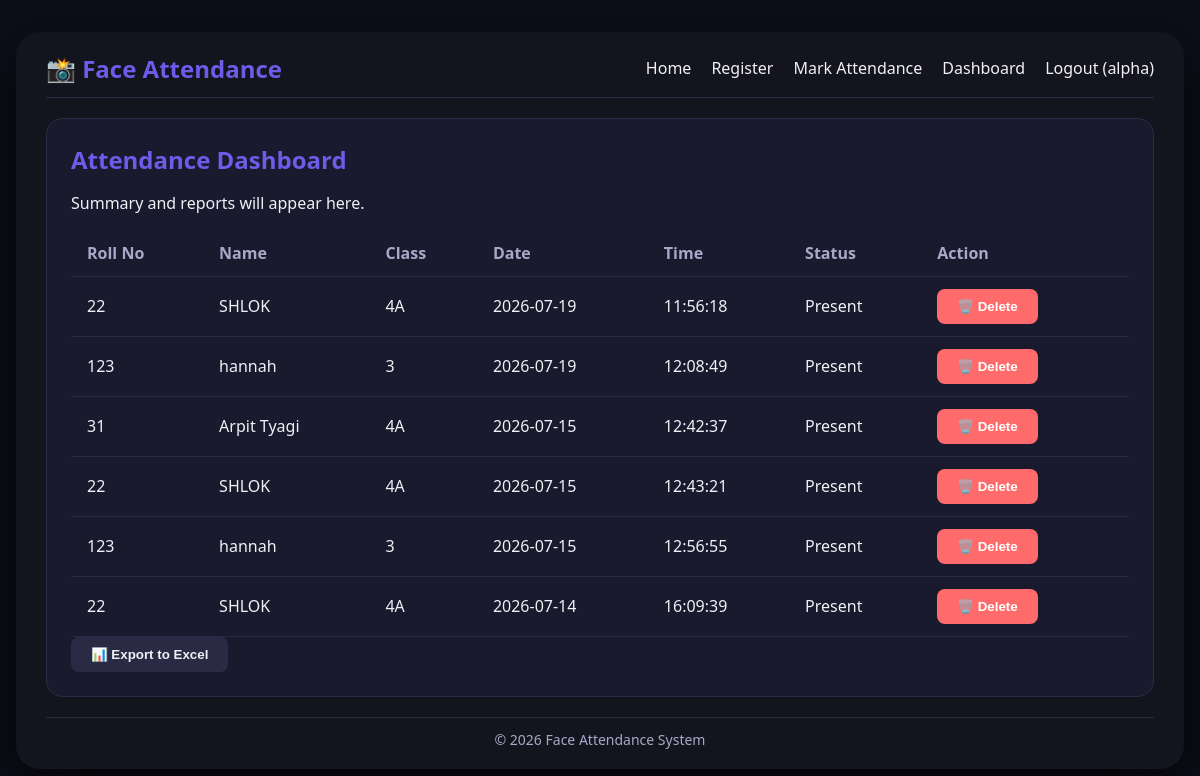
The page /dashboard (signed in) on the database as committed earlier.
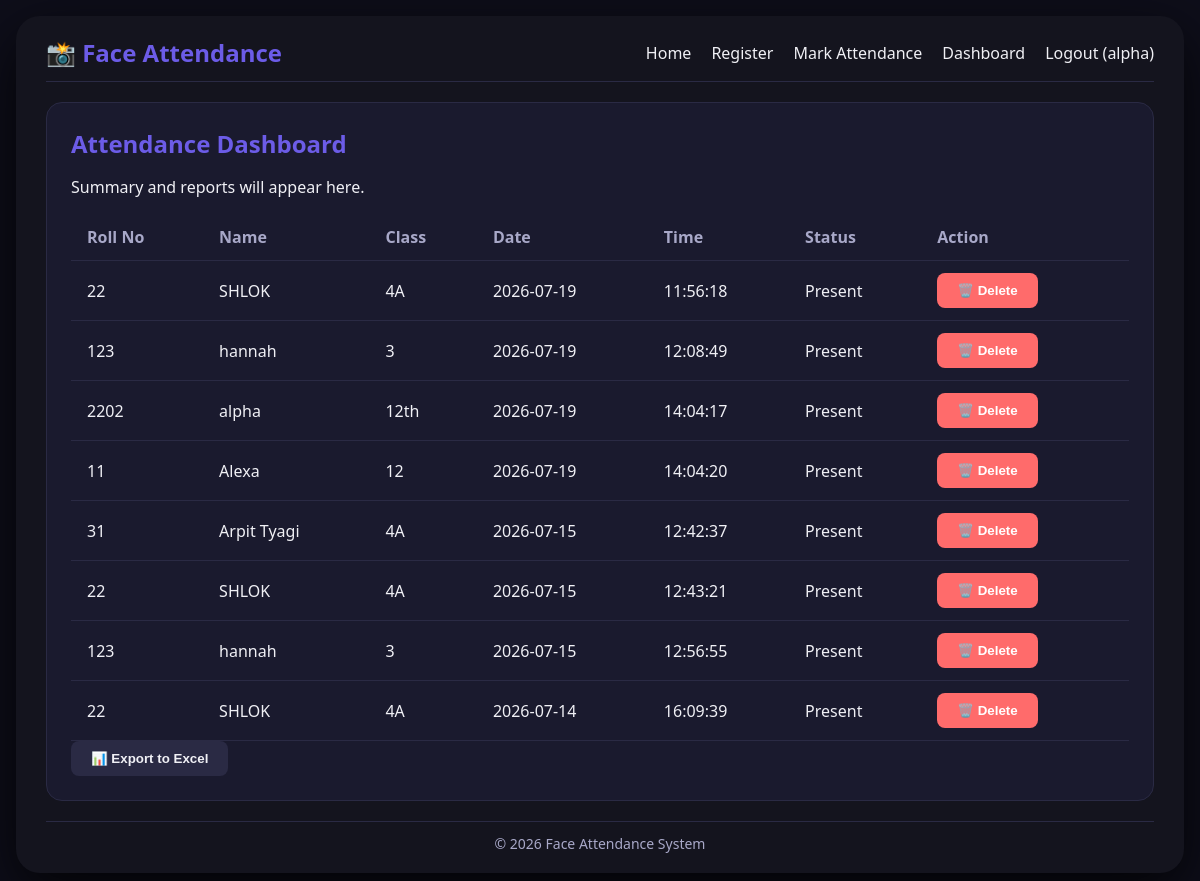
The same page on the database as committed later.
### tables this page shows
CREATE TABLE attendance (
        id INTEGER PRIMARY KEY AUTOINCREMENT,
        student_id INTEGER NOT NULL,
        date DATE NOT NULL,
        time TIME NOT NULL,
        status TEXT DEFAULT 'Present'
    );

CREATE TABLE students (
        id INTEGER PRIMARY KEY AUTOINCREMENT,
        name TEXT NOT NULL,
        roll_no TEXT UNIQUE NOT NULL,
        class TEXT NOT NULL,
        face_encoding BLOB NOT NULL
    );

### app.py (the view)
@app.route('/dashboard')
@login_required
def dashboard():
    conn = sqlite3.connect('database.db', timeout=10)
    c = conn.cursor()
    query = "SELECT attendance.id, students.name, students.roll_no, students.class, attendance.date, attendance.time, attendance.status FROM attendance JOIN students ON attendance.student_id = students.id ORDER BY attendance.date DESC"
    c.execute(query)
    records = c.fetchall()
    conn.close()
    return render_template('dashboard.html', records=records)

### app.py (called while the page is built)
def login_required(f):
    @wraps(f)
    def decorated(*args, **kwargs):
        if not session.get('logged_in'):
            return redirect(url_for('login'))
        return f(*args, **kwargs)
    return decorated

### templates/dashboard.html (shortened to what this page needs)
{% extends "base.html" %}
{% block content %}
<div class="card">
    <h2>Attendance Dashboard</h2>
    <p>Summary and reports will appear here.</p>
    <table>
        <thead>
            <tr>
                <th>Roll No</th>
                <th>Name</th>
                <th>Class</th>
                <th>Date</th>
                <th>Time</th>
                <th>Status</th>
                <th>Action</th>
            </tr>
        </thead>
        <tbody id="attendanceTableBody">
            {% if records %}
                {% for record in records %}
                <tr id="row-{{ record[0] }}">
                    <td>{{ record[2] }}</td>
                    <td>{{ record[1] }}</td>
                    <td>{{ record[3] }}</td>
                    <td>{{ record[4] }}</td>
                    <td>{{ record[5] }}</td>
                    <td>{{ record[6] }}</td>
                    <td>
                        <button class="btn danger delete-btn" data-id="{{ record[0] }}">🗑️ Delete</button>
                    </td>
                </tr>
                {% endfor %}
            {% else %}
                <tr><td colspan="7">No data yet.</td></tr>
            {% endif %}
        </tbody>
    </table>
    <button class="btn secondary">📊 Export to Excel</button>
</div>
{% endblock %}

### templates/base.html (shortened to what this page needs)
<!DOCTYPE html>
<html lang="en">
<head>
    <link rel="stylesheet" href="{{ url_for('static', filename='style.css') }}" />
</head>
<body>
    <div id="main">
        <div id="header">
            <nav>
                <div class="logo">📸 Face Attendance</div>
                <ul>
                    <li><a href="{{ url_for('index') }}">Home</a></li>
                    <li><a href="{{ url_for('register') }}">Register</a></li>
                    <li><a href="{{ url_for('mark_attendance') }}">Mark Attendance</a></li>
                    <li><a href="{{ url_for('dashboard') }}">Dashboard</a></li>
                    {% if session.get('logged_in') %}
                    <li><a href="{{ url_for('logout') }}">Logout ({{ session.get('username') }})</a></li>
                    {% else %}
                    <li><a href="{{ url_for('login') }}">Login</a></li>
                    {% endif %}
                </ul>
            </nav>
        </div>
        <div id="content">
            {% block content %}{% endblock %}
        </div>
        <div id="footer">
            <p>&copy; 2026 Face Attendance System</p>
        </div>
    </div>
</body>
</html>

### static/style.css (style rules this page uses)
:root { --bg: #0e0e1a; --panel: #14141e; --card: #1a1a2e; --border: #2a2a44; --text: #f0f0f5; --muted: #a8a8c8; --accent: #6c5ce7; --green: #0d2a0; --red: #ff6b6b; }
* { box-sizing: border-box; margin: 0; padding: 0; }
body { font-family: 'Segoe UI', Roboto, sans-serif; background: var(--bg); color: var(--text); min-height: 100vh; display: flex; align-items: center; justify-content: center; padding: 16px; }
#main { width: 100%; max-width: 1200px; background: var(--panel); border-radius: 24px; padding: 20px 30px; box-shadow: 0 20px 60px rgba(0,0,0,0.8); }
#header nav { display: flex; justify-content: space-between; align-items: center; border-bottom: 1px solid var(--border); padding-bottom: 12px; margin-bottom: 20px; }
.logo { font-size: 24px; font-weight: 700; color: var(--accent); }
nav ul { list-style: none; display: flex; gap: 20px; }
nav ul li a { color: var(--text); text-decoration: none; font-weight: 500; transition: color 0.2s; }
#content { min-height: 400px; }
#footer { border-top: 1px solid var(--border); padding-top: 12px; margin-top: 20px; text-align: center; color: var(--muted); font-size: 14px; }
.card { background: var(--card); border: 1px solid var(--border); border-radius: 16px; padding: 24px; margin-bottom: 20px; }
.card h2 { margin-bottom: 16px; color: var(--accent); }
.btn { padding: 10px 20px; border: none; border-radius: 8px; font-weight: 600; cursor: pointer; transition: 0.2s; margin-right: 8px; }
.btn.secondary { background: var(--border); color: var(--text); }
.btn.danger { background: var(--red); color: #fff; }
table { width: 100%; border-collapse: collapse; margin-top: 16px; }
table th, table td { padding: 12px 16px; border-bottom: 1px solid var(--border); text-align: left; }
table th { color: var(--muted); font-weight: 600; }

Rows that differ between the two databases and show on the page:
now on this page (row unchanged): students: get "alpha"
added attendance: roll_no "2202", name "alpha", class "12th", date "2026-07-19", time "14:04:17", status "Present"
added attendance: roll_no "11", name "Alexa", class "12", date "2026-07-19", time "14:04:20", status "Present"
Other text that changed with them:
{{ session.get('username') }}: "alpha" → (not shown)
